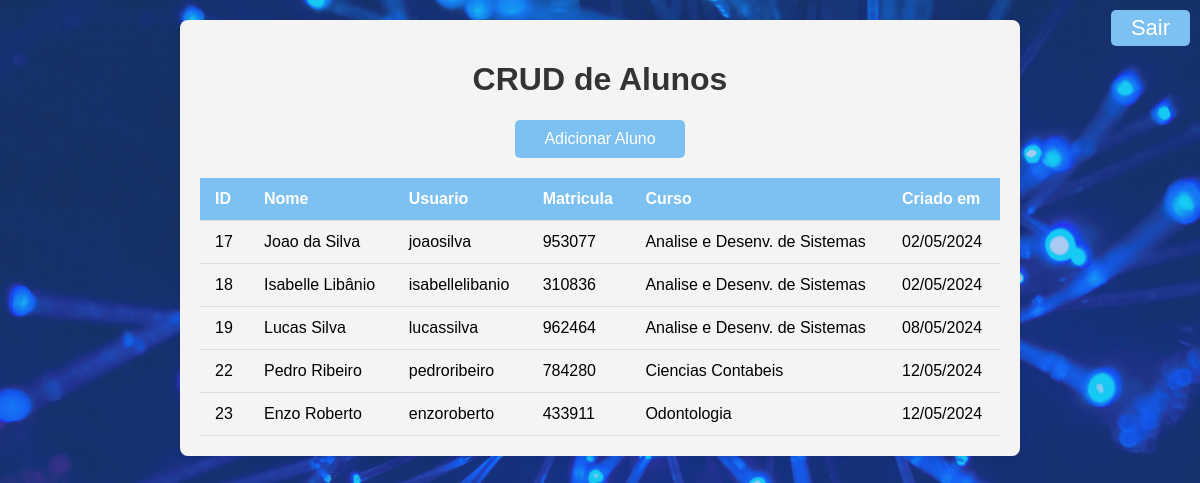
Screenshot of /html/home.php (signed in) with the database file from the repository.
### tables this page shows
CREATE TABLE `cadastro_aluno` (
  `id` int(11) NOT NULL AUTO_INCREMENT,
  `nome` varchar(100) NOT NULL,
  `usuario` varchar(100) NOT NULL,
  `matricula` int(16) NOT NULL,
  `senha` varchar(250) NOT NULL,
  `curso` varchar(100) NOT NULL,
  `criado_em` date NOT NULL,
  PRIMARY KEY (`id`)
);

### html/pega-usuarios.php (called while the page is built)
<?php
    $hostname = 'localhost';
    $username = 'root';
    $password = '';
    $database = 'isabelle';
    $port = 3306;
    $conn = new PDO("mysql:host=$hostname;port=$port;dbname=$database", $username, $password);
    $conn->setAttribute(PDO::ATTR_ERRMODE, PDO::ERRMODE_EXCEPTION);
    $sql = "SELECT * FROM cadastro_aluno where usuario <> 'admin';";
    $stmt = $conn->prepare($sql);
    $stmt->execute();
    $resultados = $stmt->fetchAll(PDO::FETCH_ASSOC);
?>

### html/home.php (the view, shortened to what this page needs)
<?php
  include('../html/pega-usuarios.php');
?>
<!DOCTYPE html>
<html lang="pt-br">
<head>
    <link rel="stylesheet" href="../css/home.css">
</head>
<body>
    <a href="../index.php" class="btn-sair">Sair</a>
    <div class="container">
        <h1>CRUD de Alunos</h1>
        <a href="../html/cadastro.php" class="add-btn">Adicionar Aluno</a>
        <table>
            <thead>
                <tr>
                    <th>ID</th>
                    <th>Nome</th>
                    <th>Usuario</th>
                    <th>Matricula</th>
                    <th>Curso</th>
                    <th>Criado em</th>
                </tr>
            </thead>
            <tbody>
              <?php
                foreach ($resultados as $key => $value) {
              ?>
                <tr>
                  <td><?php echo $value['id'] ?></td>
                  <td><?php echo $value['nome'] ?></td>
                  <td><?php echo $value['usuario'] ?></td>
                  <td><?php echo $value['matricula'] ?></td>
                  <td><?php echo $value['curso'] ?></td>
                  <td><?php echo date('d/m/Y', strtotime($value['criado_em'])) ?></td>
                </tr>
              <?php
                }
              ?>
            </tbody>
        </table>
    </div>
</body>
</html>

### css/home.css (style rules this page uses)
body { font-family: Arial, sans-serif; background-color: #f4f4f4; margin: 0; padding: 0; background-image: url('../img/plano-de-fundo.jpg'); background-size: cover; background-repeat: no-repeat; height: 100%; }
.btn-sair { color: white; background-color: #7cc1f1; position: absolute; right: 10px; top: 10px; padding: 5px 20px; border-radius: 5px; cursor: pointer; text-decoration: none; font-size: 22px; }
.container { max-width: 800px; margin: 20px auto; padding: 20px; background-color: #f4f4f4; border-radius: 8px; box-shadow: 0 0 10px rgba(0, 0, 0, 0.1); }
body:before { content: ''; position: absolute; top: 0; left: 0; width: 100%; height: 100%; background-color: rgba(54, 123, 228, 0.4); z-index: -1; }
h1 { color: #333; text-align: center; }
table { width: 100%; border-collapse: collapse; margin-top: 20px; }
th, td { padding: 12px 15px; text-align: left; border-bottom: 1px solid #ddd; }
th { background-color: #7cc1f1; color: #fff; font-weight: bold; }
.add-btn { display: block; width: 150px; margin: 20px auto; padding: 10px; background-color: #7cc1f1; color: #fff; text-align: center; text-decoration: none; border-radius: 5px; }

### rows the page displays
cadastro_aluno: id "17", nome "Joao da Silva", usuario "joaosilva", matricula "953077", curso "Analise e Desenv. de Sistemas", criado_em "02/05/2024"
cadastro_aluno: id "18", nome "Isabelle Libânio", usuario "isabellelibanio", matricula "310836", curso "Analise e Desenv. de Sistemas", criado_em "02/05/2024"
cadastro_aluno: id "19", nome "Lucas Silva", usuario "lucassilva", matricula "962464", curso "Analise e Desenv. de Sistemas", criado_em "08/05/2024"
cadastro_aluno: id "22", nome "Pedro Ribeiro", usuario "pedroribeiro", matricula "784280", curso "Ciencias Contabeis", criado_em "12/05/2024"
cadastro_aluno: id "23", nome "Enzo Roberto", usuario "enzoroberto", matricula "433911", curso "Odontologia", criado_em "12/05/2024"
